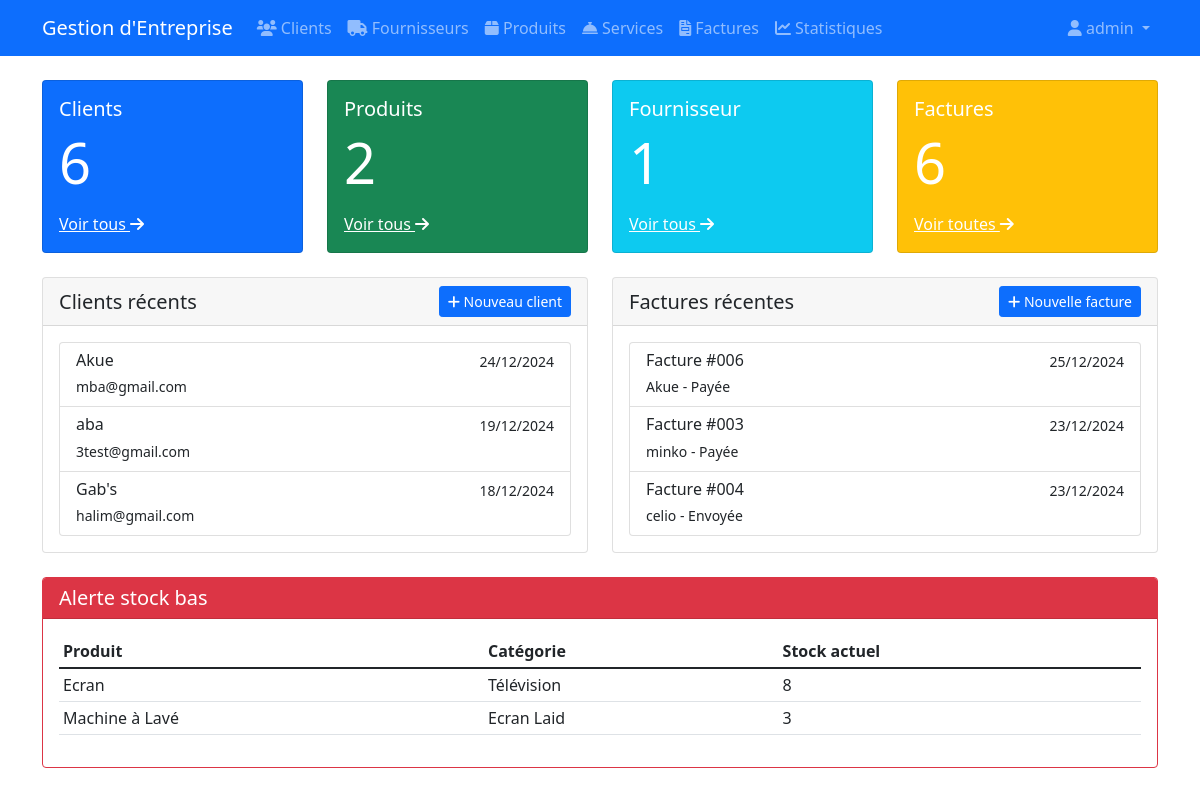
The app's page / (signed in) with its own data.
### crm/models.py (models this page shows, shortened)
class Client(models.Model):
    STATUT_CHOICES = [
        ('prospect', 'Prospect'),
        ('client_actif', 'Client Actif'),
        ('client_inactif', 'Client Inactif'),
    ]
    name = models.CharField(max_length=200, verbose_name="Nom")
    email = models.EmailField(verbose_name="Email")
    phone = models.CharField(max_length=20, verbose_name="Téléphone")
    address = models.TextField(verbose_name="Adresse")
    entreprise = models.CharField(max_length=200, blank=True, null=True)
    statut = models.CharField(max_length=20, choices=STATUT_CHOICES, default='prospect')
    created_at = models.DateTimeField(auto_now_add=True)
    updated_at = models.DateTimeField(auto_now=True)
    class Meta:
        ordering = ['-created_at']
        verbose_name = "Client"
        verbose_name_plural = "Clients"

### finance/models.py (models this page shows, shortened)
class Invoice(models.Model):
    STATUS_CHOICES = [
        ('draft', 'Brouillon'),
        ('sent', 'Envoyée'),
        ('paid', 'Payée'),
        ('cancelled', 'Annulée'),
    ]
    invoice_number = models.CharField(max_length=50, unique=True)
    client = models.ForeignKey(Client, on_delete=models.CASCADE)
    agent = models.ForeignKey(User, on_delete=models.CASCADE)
    date = models.DateField()
    due_date = models.DateField()
    status = models.CharField(max_length=20, choices=STATUS_CHOICES, default='draft')
    notes = models.TextField(blank=True)
    created_at = models.DateTimeField(auto_now_add=True)
    updated_at = models.DateTimeField(auto_now=True)
    class Meta:
        ordering = ['-date']
        verbose_name = "Facture"
        verbose_name_plural = "Factures"

### produit/models.py (models this page shows, shortened)
class Product(models.Model):
    name = models.CharField(max_length=200, verbose_name="Nom")
    category = models.ForeignKey(Category, on_delete=models.CASCADE, verbose_name="Catégorie")
    description = models.TextField(verbose_name="Description")
    price = models.DecimalField(max_digits=10, decimal_places=2, verbose_name="Prix")
    stock = models.IntegerField(default=0, verbose_name="Stock")
    created_at = models.DateTimeField(auto_now_add=True)
    updated_at = models.DateTimeField(auto_now=True)
    class Meta:
        ordering = ['name']
        verbose_name = "Produit"
        verbose_name_plural = "Produits"

class Category(models.Model):
    name = models.CharField(max_length=100, verbose_name="Nom")
    description = models.TextField(blank=True, verbose_name="Description")
    class Meta:
        verbose_name = "Catégorie"
        verbose_name_plural = "Catégories"

### gestion_E/views.py (the view)
# urls.py: path('', views.dashboard, name='dashboard'),
@login_required
def dashboard(request):
    context = {
        'clients_count': Client.objects.count(),
        'products_count': Product.objects.count(),
        'suppliers_count': Supplier.objects.count(),
        'services_count': Service.objects.count(),
        'invoices_count': Invoice.objects.count(),
        'recent_clients': Client.objects.all()[:3],
        'recent_invoices': Invoice.objects.all()[:3],
        'low_stock_products': Product.objects.filter(stock__lte=10),
    }
    return render(request, 'dashboard.html', context)

### templates/dashboard.html (shortened to what this page needs)
{% extends 'base.html' %}
{% block content %}
<div class="row mb-4">
    <div class="col-md-3">
        <div class="card bg-primary text-white">
            <div class="card-body">
                <h5 class="card-title">Clients</h5>
                <p class="card-text display-4">{{ clients_count }}</p>
                <a href="{% url 'client_list' %}" class="text-white">Voir tous <i class="fas fa-arrow-right"></i></a>
            </div>
        </div>
    </div>
    <div class="col-md-3">
        <div class="card bg-success text-white">
            <div class="card-body">
                <h5 class="card-title">Produits</h5>
                <p class="card-text display-4">{{ products_count }}</p>
                <a href="{% url 'product_list' %}" class="text-white">Voir tous <i class="fas fa-arrow-right"></i></a>
            </div>
        </div>
    </div>
    <div class="col-md-3">
        <div class="card bg-info text-white">
            <div class="card-body">
                <h5 class="card-title">Fournisseur</h5>
                <p class="card-text display-4">{{ suppliers_count }}</p>
                <a href="{% url 'supplier_list' %}" class="text-white">Voir tous <i class="fas fa-arrow-right"></i></a>
            </div>
        </div>
    </div>
    <div class="col-md-3">
        <div class="card bg-warning text-white">
            <div class="card-body">
                <h5 class="card-title">Factures</h5>
                <p class="card-text display-4">{{ invoices_count }}</p>
                <a href="{% url 'invoice_list' %}" class="text-white">Voir toutes <i class="fas fa-arrow-right"></i></a>
            </div>
        </div>
    </div>
</div>
<div class="row">
    <div class="col-md-6">
        <div class="card">
            <div class="card-header d-flex justify-content-between align-items-center">
                <h5 class="mb-0">Clients récents</h5>
                <a href="{% url 'client_create' %}" class="btn btn-sm btn-primary">
                    <i class="fas fa-plus"></i> Nouveau client
                </a>
            </div>
            <div class="card-body">
                <div class="list-group">
                    {% for client in recent_clients %}
                    <a href="{% url 'client_detail' client.pk %}" class="list-group-item list-group-item-action">
                        <div class="d-flex w-100 justify-content-between">
                            <h6 class="mb-1">{{ client.name }}</h6>
                            <small>{{ client.created_at|date:"d/m/Y" }}</small>
                        </div>
                        <small>{{ client.email }}</small>
                    </a>
                    {% empty %}
                    <p class="text-muted">Aucun client enregistré</p>
                    {% endfor %}
                </div>
            </div>
        </div>
    </div>
    <div class="col-md-6">
        <div class="card">
            <div class="card-header d-flex justify-content-between align-items-center">
                <h5 class="mb-0">Factures récentes</h5>
                <a href="{% url 'invoice_create' %}" class="btn btn-sm btn-primary">
                    <i class="fas fa-plus"></i> Nouvelle facture
                </a>
            </div>
            <div class="card-body">
                <div class="list-group">
                    {% for invoice in recent_invoices %}
                    <a href="{% url 'invoice_detail' invoice.pk %}" class="list-group-item list-group-item-action">
                        <div class="d-flex w-100 justify-content-between">
                            <h6 class="mb-1">Facture #{{ invoice.invoice_number }}</h6>
                            <small>{{ invoice.date|date:"d/m/Y" }}</small>
                        </div>
                        <small>{{ invoice.client.name }} - {{ invoice.get_status_display }}</small>
                    </a>
                    {% empty %}
                    <p class="text-muted">Aucune facture enregistrée</p>
                    {% endfor %}
                </div>
            </div>
        </div>
    </div>
</div>
{% if low_stock_products %}
<div class="row mt-4">
    <div class="col-12">
        <div class="card border-danger">
            <div class="card-header bg-danger text-white">
                <h5 class="mb-0">Alerte stock bas</h5>
            </div>
            <div class="card-body">
                <div class="table-responsive">
                    <table class="table table-sm">
                        <thead>
                            <tr>
                                <th>Produit</th>
                                <th>Catégorie</th>
                                <th>Stock actuel</th>
                            </tr>
                        </thead>
                        <tbody>
                            {% for product in low_stock_products %}
                            <tr>
                                <td>{{ product.name }}</td>
                                <td>{{ product.category.name }}</td>
                                <td>{{ product.stock }}</td>
                            </tr>
                            {% endfor %}
                        </tbody>
                    </table>
                </div>
            </div>
        </div>
    </div>
</div>
{% endif %}
{% endblock %}

### templates/base.html (shortened to what this page needs)
<!DOCTYPE html>
<html lang="fr">
<head>
    <link href="https://cdn.jsdelivr.net/npm/bootstrap@5.1.3/dist/css/bootstrap.min.css" rel="stylesheet">
    <link href="https://cdnjs.cloudflare.com/ajax/libs/font-awesome/6.0.0/css/all.min.css" rel="stylesheet">
</head>
<body>
    <nav class="navbar navbar-expand-lg navbar-dark bg-primary">
        <div class="container">
            <a class="navbar-brand" href="{% url 'dashboard' %}">Gestion d'Entreprise</a>
            <div class="collapse navbar-collapse" id="navbarNav">
                {% if user.is_authenticated %}
                <ul class="navbar-nav">
                    <li class="nav-item">
                        <a class="nav-link" href="{% url 'client_list' %}">
                            <i class="fas fa-users"></i> Clients
                        </a>
                    </li>
                    <li class="nav-item">
                        <a class="nav-link" href="{% url 'supplier_list' %}">
                            <i class="fas fa-truck"></i> Fournisseurs
                        </a>
                    </li>
                    <li class="nav-item">
                        <a class="nav-link" href="{% url 'product_list' %}">
                            <i class="fas fa-box"></i> Produits
                        </a>
                    </li>
                    <li class="nav-item">
                        <a class="nav-link" href="{% url 'service_list' %}">
                            <i class="fas fa-concierge-bell"></i> Services
                        </a>
                    </li>
                    <li class="nav-item">
                        <a class="nav-link" href="{% url 'invoice_list' %}">
                            <i class="fas fa-file-invoice"></i> Factures
                        </a>
                    </li>
                    <li class="nav-item">
                        <a class="nav-link" href="{% url 'finance_statistics' %}">
                            <i class="fas fa-chart-line"></i> Statistiques
                        </a>
                    </li>
                </ul>
                <ul class="navbar-nav ms-auto">
                    <li class="nav-item dropdown">
                        <a class="nav-link dropdown-toggle" href="#" id="navbarDropdown" role="button" data-bs-toggle="dropdown">
                            <i class="fas fa-user"></i> {{ user.username }}
                        </a>
                    </li>
                </ul>
                {% endif %}
            </div>
        </div>
    </nav>
    <div class="container mt-4">
        {% block content %}{% endblock %}
    </div>
</body>
</html>

### records on screen
Client: name "Akue", created_at "24/12/2024", email "mba@gmail.com"
Client: name "aba", created_at "19/12/2024", email "3test@gmail.com"
Client: name "Gab's", created_at "18/12/2024", email "halim@gmail.com"
Invoice: invoice_number "006", date "25/12/2024", client.name "Akue", status "Payée"
Invoice: invoice_number "003", date "23/12/2024", client.name "minko", status "Payée"
Invoice: invoice_number "004", date "23/12/2024", client.name "celio", status "Envoyée"
Product: name "Ecran", category.name "Télévision", stock "8"
Product: name "Machine à Lavé", category.name "Ecran Laid", stock "3"

### other values on screen
{{ user.username }} "admin"
{{ clients_count }} "6"
{{ products_count }} "2"
{{ suppliers_count }} "1"
{{ invoices_count }} "6"
